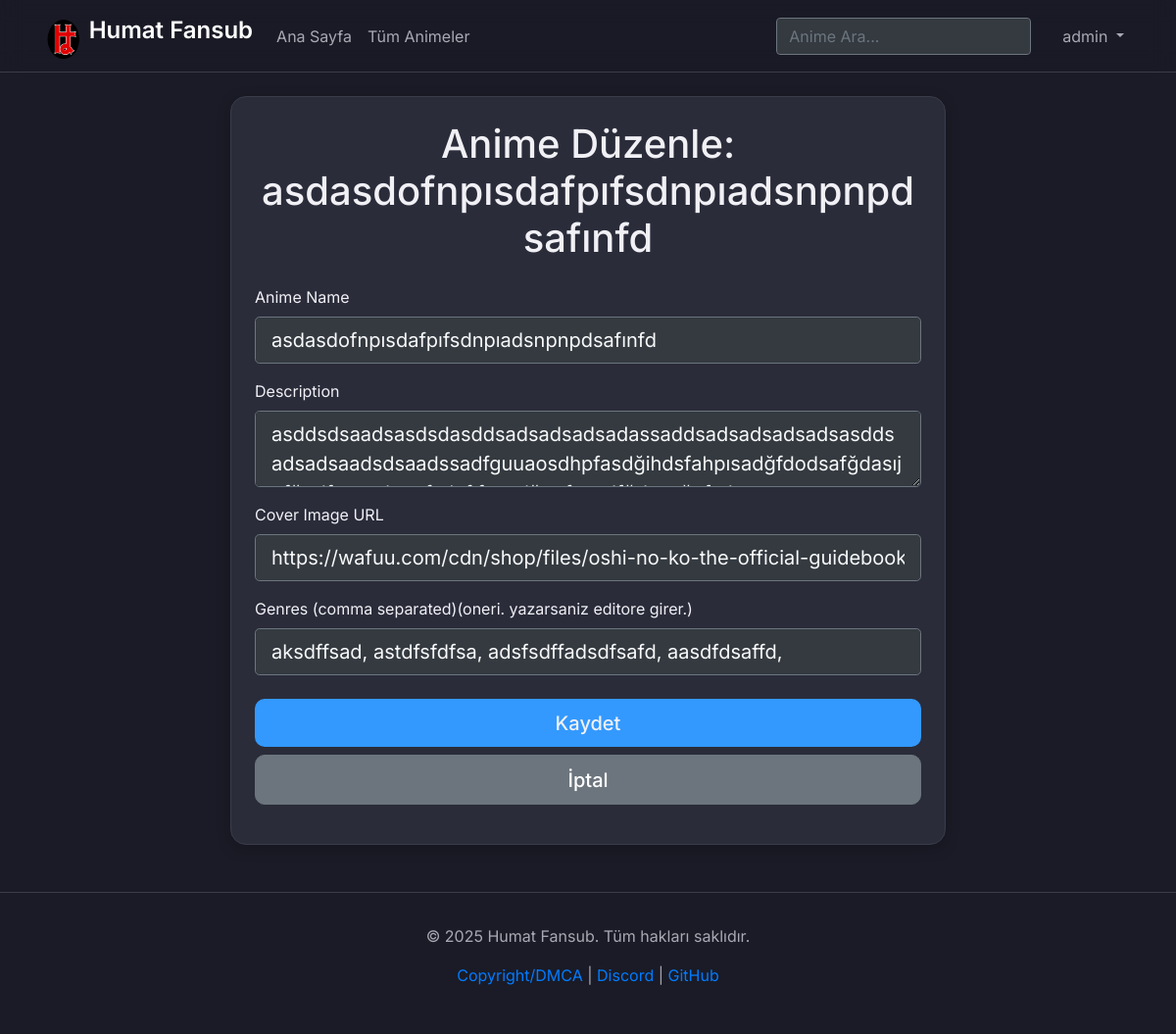
Page /edit_anime/1 (signed in) on the earlier database version.
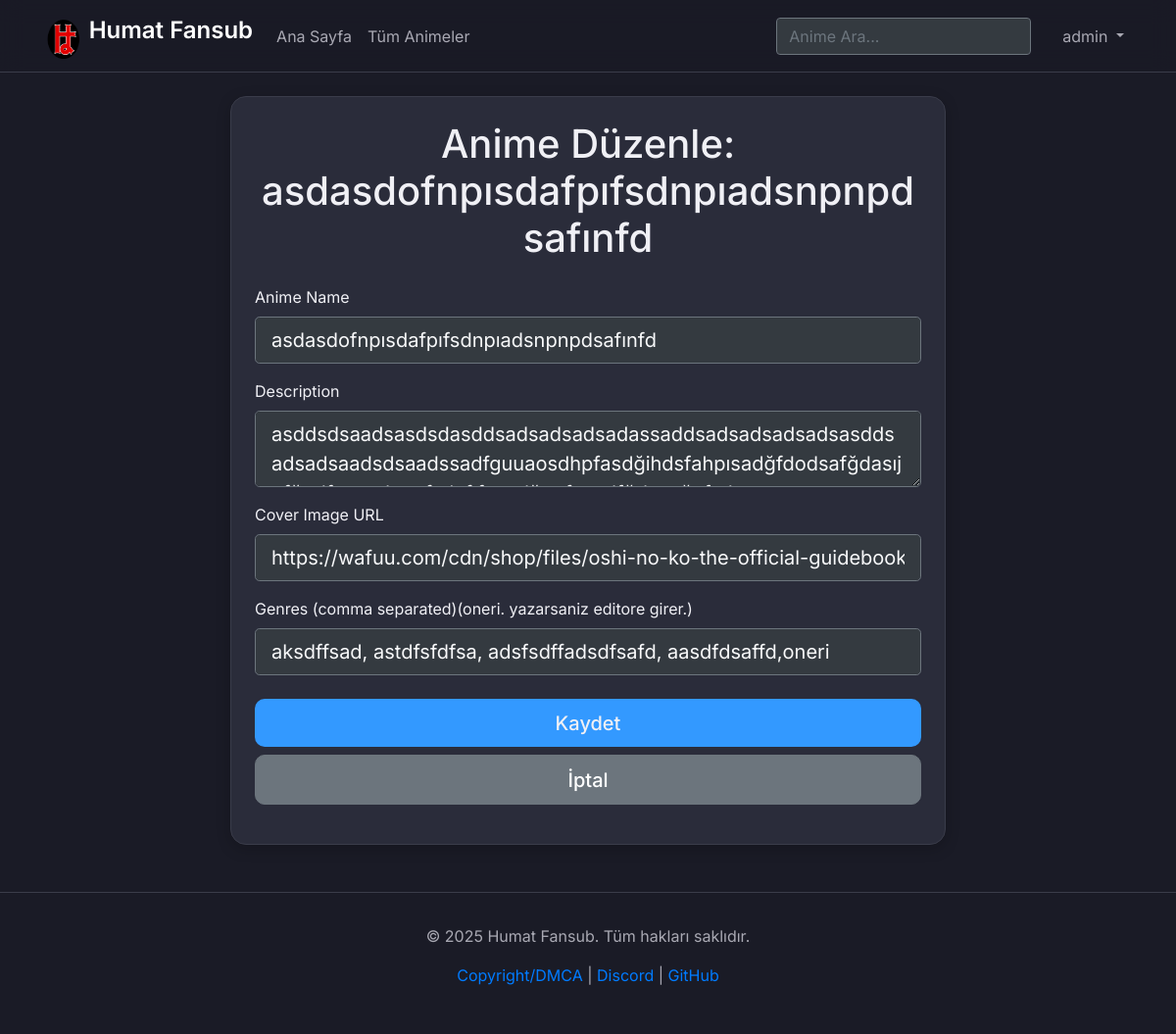
Same page on the later database version.
### models.py (models this page shows)
class Anime(db.Model):
    id = db.Column(db.Integer, primary_key=True)
    name = db.Column(db.String(150), nullable=False)
    description = db.Column(db.Text, nullable=False)
    cover_image = db.Column(db.String(150), nullable=False)
    episodes = db.relationship('Episode', backref='anime', lazy=True)
    genres = db.Column(db.String(250), nullable=False)  # Türler virgülle ayrılacak

### app.py (the view, shortened to what this page needs)
@app.route('/edit_anime/<int:anime_id>', methods=['GET', 'POST'])
@login_required
def edit_anime(anime_id):
    if not current_user.can_edit:
        flash('Düzenleme yetkiniz yok!', 'danger')
        return redirect(url_for('admin'))
    anime = Anime.query.get_or_404(anime_id)
    form = AnimeForm(obj=anime)
    return render_template('edit_anime.html', form=form, anime=anime)

### forms.py
class AnimeForm(FlaskForm):
    name = StringField('Anime Name', validators=[DataRequired(), Length(min=1, max=150)])
    description = TextAreaField('Description', validators=[DataRequired()])
    cover_image = StringField('Cover Image URL', validators=[DataRequired()])
    genres = StringField('Genres (comma separated)(oneri. yazarsaniz editore girer.)', validators=[DataRequired()])  # Yeni alan
    submit = SubmitField('Add/Update Anime')

### app.py (called while the page is built)
@login_manager.user_loader
def load_user(user_id):
    return User.query.get(int(user_id))

### templates/edit_anime.html (shortened to what this page needs)
{% extends "base.html" %}
{% block content %}
<div class="row justify-content-center">
    <div class="col-md-8">
        <div class="card p-4">
            <h1 class="text-center mb-4">Anime Düzenle: {{ anime.name }}</h1>
            <form method="POST" action="{{ url_for('edit_anime', anime_id=anime.id) }}">
                <div class="form-group">
                    {{ form.name.label(class="form-label") }}
                    {{ form.name(class="form-control form-control-lg bg-dark text-light border-secondary") }}
                </div>
                <div class="form-group">
                    {{ form.description.label(class="form-label") }}
                    {{ form.description(class="form-control form-control-lg bg-dark text-light border-secondary") }}
                </div>
                <div class="form-group">
                    {{ form.cover_image.label(class="form-label") }}
                    {{ form.cover_image(class="form-control form-control-lg bg-dark text-light border-secondary") }}
                </div>
                <div class="form-group">
                    {{ form.genres.label(class="form-label") }}
                    {{ form.genres(class="form-control form-control-lg bg-dark text-light border-secondary") }}
                </div>
                <div class="form-group mt-4">
                    <button type="submit" class="btn btn-primary btn-block btn-lg">Kaydet</button>
                    <a href="{{ url_for('admin') }}" class="btn btn-secondary btn-block btn-lg mt-2">İptal</a>
                </div>
            </form>
        </div>
    </div>
</div>
{% endblock %}

Differences in the rows shown:
changed Anime "asdasdofnpısdafpıfsdnpıadsnpnpdsafınfd": genres "aksdffsad, astdfsfdfsa, adsfsdffadsdfsafd, aasdfdsaffd," → "aksdffsad, astdfsfdfsa, adsfsdffadsdfsafd, aasdfdsaffd,oneri"
